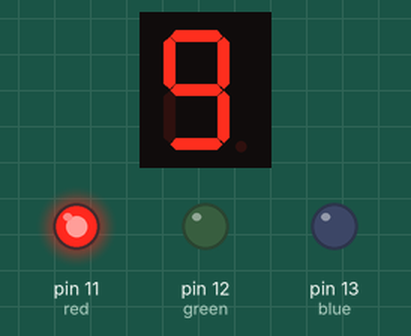
A sketch run on a simulated Arduino Uno, built with avr-gcc and run on an emulated ATmega328P. On the bench: 1-digit seven-segment display, output pins drawn as LEDs (lit = HIGH). Wiring (inferred from the names in the program): 1-digit 7-segment display, segments lit when LOW: segments pin 1, pin 2, pin 3, pin 4, pin 5, pin 6, pin 7, pin 8. The segment pins are drawn as the display they are named for; pins used as bus, display or sensor lines are not drawn.

Above: at 0.1 s.
At 2.1 s:
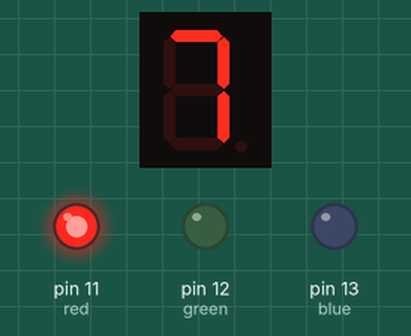
At 4.1 s:
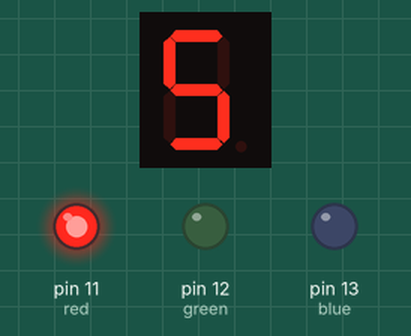
At 8.1 s:
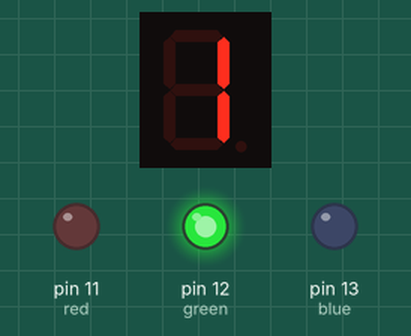
At 12.1 s:
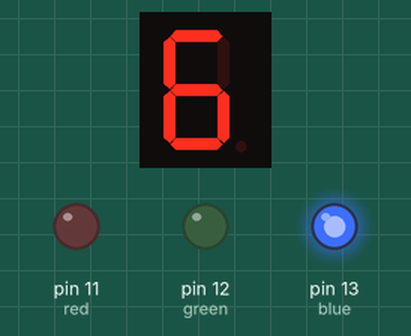
At 17.1 s:
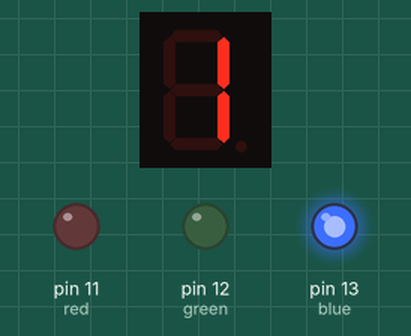
Timing chart, 0 to 37.5 s (numbered marks = the images above):
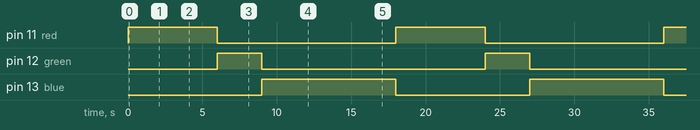

Measured:
- by itself, pin 11 (red): alternates HIGH for 6.0 s and LOW for 12.0 s
- by itself, pin 12 (green): alternates HIGH for 3.0 s and LOW for 15.0 s
- by itself, pin 13 (blue): alternates HIGH for 9.0 s and LOW for 9.0 s
- what the display in image 1 shows lasts 1.0 s, from 2.0 s to 3.0 s

The sketch:

Gourav.ino
```cpp
#define a 1
#define b 2
#define c 3
#define d 4
#define e 5
#define f 6
#define g 7
#define h 8
#define red 11
#define green 12
#define blue 13
void setup() {
  // put your setup code here, to run once:
pinMode(red,OUTPUT);
pinMode(green,OUTPUT);
pinMode(blue,OUTPUT);
pinMode(a,OUTPUT);
pinMode(b,OUTPUT);
pinMode(c,OUTPUT);
pinMode(d,OUTPUT);
pinMode(e,OUTPUT);
pinMode(f,OUTPUT);
pinMode(g,OUTPUT);
pinMode(h,OUTPUT);

}

void loop() {
  // put your main code here, to run repeatedly:
  {
digitalWrite(a,HIGH);
digitalWrite(b,HIGH);
digitalWrite(c,HIGH);
digitalWrite(d,HIGH);
digitalWrite(e,HIGH);
digitalWrite(f,HIGH);
digitalWrite(g,HIGH);
digitalWrite(h,HIGH);
digitalWrite(a,LOW);
digitalWrite(b,LOW);
digitalWrite(c,LOW);
digitalWrite(d,LOW);
digitalWrite(f,LOW);
digitalWrite(g,LOW);digitalWrite(11,HIGH);digitalWrite(13,LOW);
delay(1000);//for nine
digitalWrite(a,HIGH);
digitalWrite(b,HIGH);
digitalWrite(c,HIGH);
digitalWrite(d,HIGH);
digitalWrite(e,HIGH);
digitalWrite(f,HIGH);
digitalWrite(g,HIGH);
digitalWrite(h,HIGH);
digitalWrite(a,LOW);
digitalWrite(b,LOW);
digitalWrite(c,LOW);
digitalWrite(d,LOW);
digitalWrite(f,LOW);
digitalWrite(e,LOW);
digitalWrite(g,LOW);digitalWrite(11,HIGH);
delay(1000);//for eight
digitalWrite(a,HIGH);
digitalWrite(b,HIGH);
digitalWrite(c,HIGH);
digitalWrite(d,HIGH);
digitalWrite(e,HIGH);
digitalWrite(f,HIGH);
digitalWrite(g,HIGH);
digitalWrite(h,HIGH);
digitalWrite(a,LOW);
digitalWrite(c,LOW);
digitalWrite(b,LOW);digitalWrite(11,HIGH);
delay(1000);//for seven
digitalWrite(a,HIGH);
digitalWrite(b,HIGH);
digitalWrite(c,HIGH);
digitalWrite(d,HIGH);
digitalWrite(e,HIGH);
digitalWrite(f,HIGH);
digitalWrite(g,HIGH);
digitalWrite(h,HIGH);
digitalWrite(a,LOW);
digitalWrite(c,LOW);
digitalWrite(d,LOW);
digitalWrite(f,LOW);
digitalWrite(g,LOW);
digitalWrite(e,LOW);digitalWrite(11,HIGH);
delay(1000);//for six
digitalWrite(a,HIGH);
digitalWrite(b,HIGH);
digitalWrite(c,HIGH);
digitalWrite(d,HIGH);
digitalWrite(e,HIGH);
digitalWrite(f,HIGH);
digitalWrite(g,HIGH);
digitalWrite(h,HIGH);
digitalWrite(a,LOW);
digitalWrite(c,LOW);
digitalWrite(d,LOW);
digitalWrite(f,LOW);
digitalWrite(g,LOW);digitalWrite(11,HIGH);
delay(1000);//for five
digitalWrite(a,HIGH);
digitalWrite(b,HIGH);
digitalWrite(c,HIGH);
digitalWrite(d,HIGH);
digitalWrite(e,HIGH);
digitalWrite(f,HIGH);
digitalWrite(g,HIGH);
digitalWrite(h,HIGH);
digitalWrite(11,HIGH);
digitalWrite(g,LOW);
digitalWrite(f,LOW);
digitalWrite(b,LOW);
digitalWrite(c,LOW);
delay(1000);//for four
digitalWrite(a,HIGH);
digitalWrite(b,HIGH);
digitalWrite(c,HIGH);
digitalWrite(d,HIGH);
digitalWrite(e,HIGH);
digitalWrite(f,HIGH);
digitalWrite(g,HIGH);
digitalWrite(h,HIGH);
digitalWrite(11,HIGH);
digitalWrite(a,LOW);
digitalWrite(b,LOW);
digitalWrite(g,LOW);
digitalWrite(c,LOW);
digitalWrite(d,LOW);
digitalWrite(11,LOW);
digitalWrite(12,HIGH);
delay(1000);//for three
digitalWrite(a,HIGH);
digitalWrite(b,HIGH);
digitalWrite(c,HIGH);
digitalWrite(d,HIGH);
digitalWrite(e,HIGH);
digitalWrite(f,HIGH);
digitalWrite(g,HIGH);
digitalWrite(h,HIGH);
digitalWrite(12,HIGH);
digitalWrite(a,LOW);
digitalWrite(g,LOW);
digitalWrite(b,LOW);
digitalWrite(e,LOW);
digitalWrite(d,LOW);
delay(1000); //for two
digitalWrite(a,HIGH);
digitalWrite(b,HIGH);
digitalWrite(c,HIGH);
digitalWrite(d,HIGH);
digitalWrite(e,HIGH);
digitalWrite(f,HIGH);
digitalWrite(g,HIGH);
digitalWrite(h,HIGH);
digitalWrite(12,HIGH);
digitalWrite(b,LOW);
digitalWrite(c,LOW);
delay(1000); // for one
digitalWrite(a,HIGH);
digitalWrite(b,HIGH);
digitalWrite(c,HIGH);
digitalWrite(d,HIGH);
digitalWrite(e,HIGH);
digitalWrite(f,HIGH);
digitalWrite(g,HIGH);
digitalWrite(h,HIGH);
digitalWrite(a,LOW);
digitalWrite(b,LOW);
digitalWrite(c,LOW);
digitalWrite(d,LOW);
digitalWrite(f,LOW);
digitalWrite(g,LOW);digitalWrite(13,HIGH);digitalWrite(12,LOW);
delay(1000);//for nine
digitalWrite(a,HIGH);
digitalWrite(b,HIGH);
digitalWrite(c,HIGH);
digitalWrite(d,HIGH);
digitalWrite(e,HIGH);
digitalWrite(f,HIGH);
digitalWrite(g,HIGH);
digitalWrite(h,HIGH);
digitalWrite(a,LOW);
digitalWrite(b,LOW);
digitalWrite(c,LOW);
digitalWrite(d,LOW);
digitalWrite(f,LOW);
digitalWrite(e,LOW);
digitalWrite(g,LOW);digitalWrite(13,HIGH);
delay(1000);//for eight
digitalWrite(a,HIGH);
digitalWrite(b,HIGH);
digitalWrite(c,HIGH);
digitalWrite(d,HIGH);
digitalWrite(e,HIGH);
digitalWrite(f,HIGH);
digitalWrite(g,HIGH);
digitalWrite(h,HIGH);
digitalWrite(a,LOW);
digitalWrite(c,LOW);
digitalWrite(b,LOW);digitalWrite(13,HIGH);
delay(1000);//for seven
digitalWrite(a,HIGH);
digitalWrite(b,HIGH);
digitalWrite(c,HIGH);
digitalWrite(d,HIGH);
digitalWrite(e,HIGH);
digitalWrite(f,HIGH);
digitalWrite(g,HIGH);
digitalWrite(h,HIGH);
digitalWrite(a,LOW);
digitalWrite(c,LOW);
digitalWrite(d,LOW);
digitalWrite(f,LOW);
digitalWrite(g,LOW);
digitalWrite(e,LOW);digitalWrite(13,HIGH);
delay(1000);//for six
digitalWrite(a,HIGH);
digitalWrite(b,HIGH);
digitalWrite(c,HIGH);
digitalWrite(d,HIGH);
digitalWrite(e,HIGH);
digitalWrite(f,HIGH);
digitalWrite(g,HIGH);
digitalWrite(h,HIGH);
digitalWrite(a,LOW);
digitalWrite(c,LOW);
digitalWrite(d,LOW);
digitalWrite(f,LOW);
digitalWrite(g,LOW);digitalWrite(13,HIGH);
delay(1000);//for five
digitalWrite(a,HIGH);
digitalWrite(b,HIGH);
digitalWrite(c,HIGH);
digitalWrite(d,HIGH);
digitalWrite(e,HIGH);
digitalWrite(f,HIGH);
digitalWrite(g,HIGH);
digitalWrite(h,HIGH);
digitalWrite(13,HIGH);
digitalWrite(g,LOW);
digitalWrite(f,LOW);
digitalWrite(b,LOW);
digitalWrite(c,LOW);
delay(1000);//for four
digitalWrite(a,HIGH);
digitalWrite(b,HIGH);
digitalWrite(c,HIGH);
digitalWrite(d,HIGH);
digitalWrite(e,HIGH);
digitalWrite(f,HIGH);
digitalWrite(g,HIGH);
digitalWrite(h,HIGH);
digitalWrite(13,HIGH);
digitalWrite(a,LOW);
digitalWrite(b,LOW);
digitalWrite(g,LOW);
digitalWrite(c,LOW);
digitalWrite(d,LOW);
delay(1000);//for three
digitalWrite(a,HIGH);
digitalWrite(b,HIGH);
digitalWrite(c,HIGH);
digitalWrite(d,HIGH);
digitalWrite(e,HIGH);
digitalWrite(f,HIGH);
digitalWrite(g,HIGH);
digitalWrite(h,HIGH);
digitalWrite(13,HIGH);
digitalWrite(a,LOW);
digitalWrite(g,LOW);
digitalWrite(b,LOW);
digitalWrite(e,LOW);
digitalWrite(d,LOW);
delay(1000); //for two
digitalWrite(a,HIGH);
digitalWrite(b,HIGH);
digitalWrite(c,HIGH);
digitalWrite(d,HIGH);
digitalWrite(e,HIGH);
digitalWrite(f,HIGH);
digitalWrite(g,HIGH);
digitalWrite(h,HIGH);
digitalWrite(13,HIGH);
digitalWrite(b,LOW);
digitalWrite(c,LOW);
delay(1000); // for one


  }}
```
